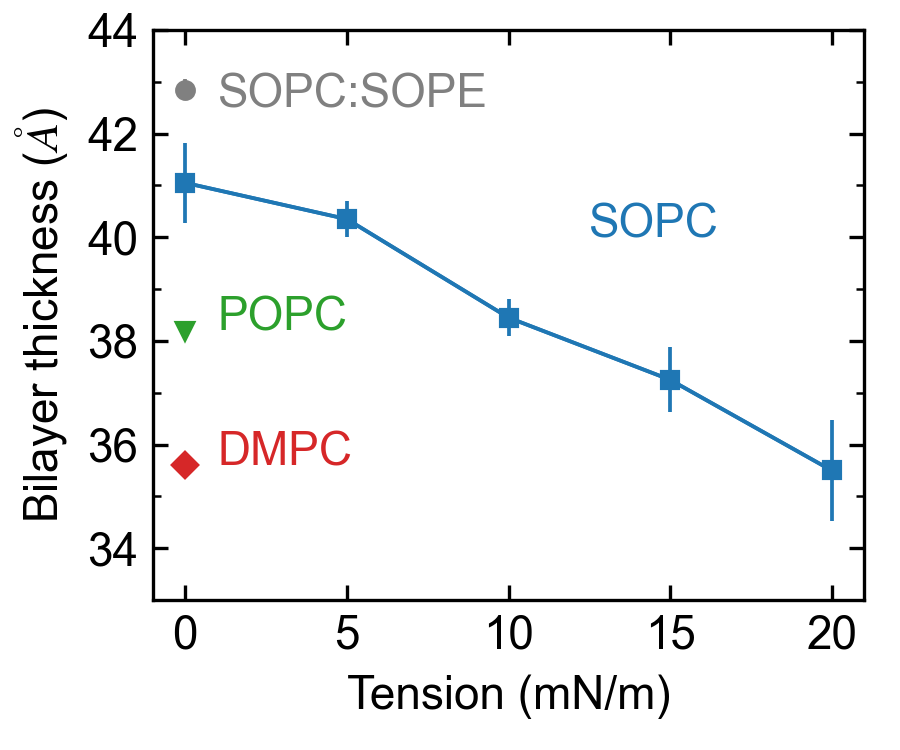

The script that saved this image:
#!/usr/bin/env python

from numpy import *
from matplotlib import *
import matplotlib.pyplot as plt
from matplotlib.ticker import MaxNLocator,MultipleLocator
from matplotlib.ticker import AutoMinorLocator
#from pandas import rolling_mean
import pandas as pd 
import numpy as np
import matplotlib

params = {'legend.fontsize': 20,
          'legend.handlelength': 5}

matplotlib.rc('xtick', labelsize=11)
matplotlib.rc('ytick', labelsize=11)
#use('Agg')
font = {'family' : 'sans serif', 'size' : '10'}
rc('font', **font)
mathfont = {'fontset' : 'stix' ,'default' : 'it', 'it' : 'serif:italic'}
rc('mathtext', **mathfont)
rc('lines', linewidth=0.9)

simplify = {'simplify_threshold' : '0.5'}
rc('path', **simplify)

#illustr = plt.imread('SOPC-SOPE.png')



x_label=['0','5','10','15','20']
x=[0,5,10,15,20]
st_thickness=[41.05,40.35,38.45,37.25,35.5]
thickness_err=[0.77,0.35,0.35,0.63,0.98]
y=[0,5,10]
popc=[38.2,37.5,36.5]
popc_thickness=38.2
dmpc_thickness=35.6
pe_pc_thickness=42.85
ax6=plt.subplot(1,1,1)
ax6.plot(x,st_thickness,marker='s',markersize=4,color='tab:blue', label='SOPC')
#ax6.plot(0,popc_thickness,marker='>',markersize=4, color='tab:green', label='POPC')
#ax6.plot(y,popc,marker='>',markersize=4, color='tab:green', label='POPC')
ax6.plot(0, popc[0], marker='v', markersize=4, color='tab:green', label='POPC')
ax6.plot(0,dmpc_thickness,marker='D', markersize=4,color='tab:red', label='DMPC')
ax6.plot(0,pe_pc_thickness,marker='o',markersize=4, color='grey', label='SOPC:SOPE')

plt.errorbar(x,st_thickness, yerr=thickness_err ,color='tab:blue')#
plt.errorbar(0,38.2, yerr=0.14, color='tab:green')
plt.errorbar(0,35.6, yerr=0.14,color='tab:red')
plt.errorbar(0,42.85, yerr=0.21,color='grey')
#plt.xticks(y,y_label)
plt.xticks(x,x_label)
plt.ylabel('Bilayer Thicknes', fontsize=10)
ax6.text(1.0,35.6, 'DMPC', color='tab:red', fontsize=11, fontweight='medium')
ax6.text(1.0,38.2, 'POPC', color='tab:green', fontsize=11, fontweight='medium')
ax6.text(12.5,40, 'SOPC', color='tab:blue', fontsize=11, fontweight='medium')
ax6.text(1.0,42.5, 'SOPC:SOPE', color='grey', fontsize=11, fontweight='medium')
ax6.set_ylim(33,44)
ax6.set_ylabel('Bilayer thickness ($\AA$)', fontsize=11)
ax6.xaxis.set_major_locator(MultipleLocator(5))
##ax4.yaxis.set_minor_locator(AutoMinorLocator(5))
ax6.yaxis.set_major_locator(MultipleLocator(2))
ax6.yaxis.set_minor_locator(AutoMinorLocator(2))
ax6.set_xlabel('Tension (mN/m)', fontsize=11)



#leg=ax1.legend(ncol=1,frameon=False,borderpad=None, loc='upper center', bbox_to_anchor=(1.9,1.1), markerscale=8 ,columnspacing=1, handletextpad=0.5, handlelength=1.5, fontsize=12)

#for i in leg.legendHandles:
#    i.set_linewidth(2)




fig = plt.gcf()
#plt.subplots_adjust(top=0.92, bottom=0.115, left=0.1, right=0.975, hspace=0.43, wspace=0.5)

plt.subplots_adjust(top=0.96, bottom=0.2, left=0.17, right=0.96, hspace=0.4, wspace=0.2)
plt.Figure.set_size_inches(fig,(3, 2.5))

plt.savefig('Figure_3.png', dpi=300)
#plt.savefig('time_evolution.svg', dpi=900, bbox_inches='tight')
plt.close()
